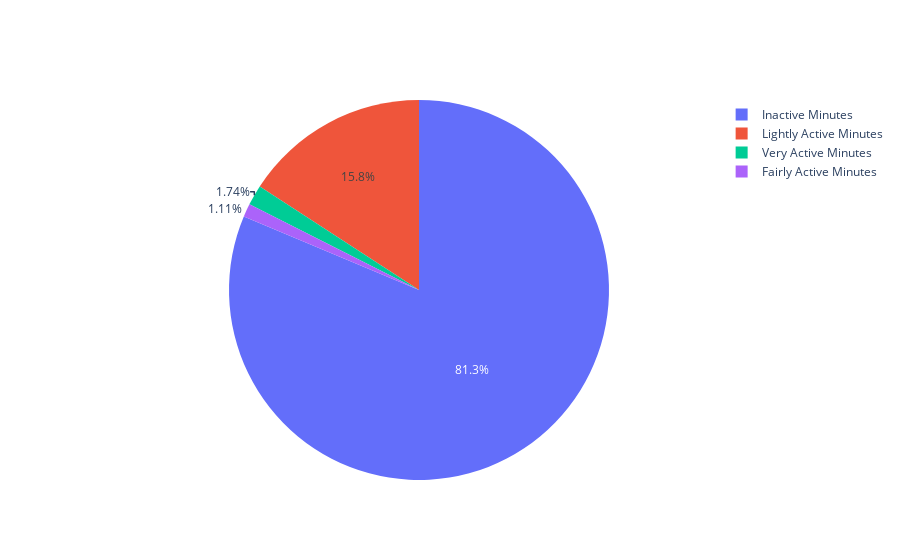

The cell this chart's notebook holds for it:
### Code cell
fig = go.Figure(data=[go.Pie(labels=label,values=totalmin)])
fig.show()

### Figure 1 — Plotly figure (JSON) as saved in the notebook; plotly's stock layout.template omitted (floating-point values rounded to 4 significant figures)
{"data": [{"labels": ["Very Active Minutes", "Fairly Active Minutes", "Lightly Active Minutes", "Inactive Minutes"], "type": "pie", "values": [21.16, 13.56, 192.8, 991.2]}], "layout": {}}
